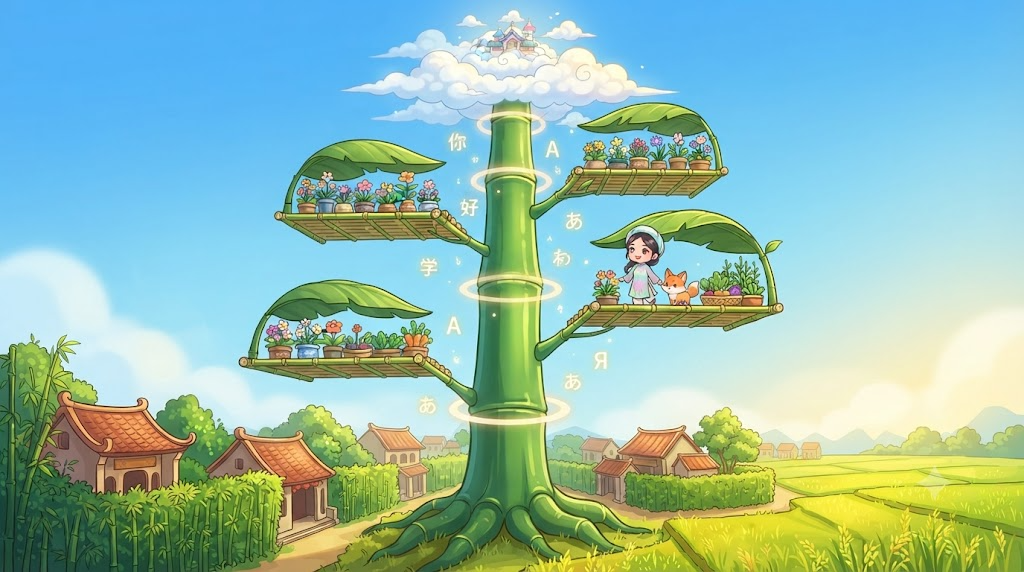
#> input picture assets/cay-tre/raw/tre_A.png, 1024 x 572 px
$ python -i ve_asset.py   (imports and definitions only)
#> lines starting #> are read from the running program, lines starting #| are printed output that depends on the picture; after the words box and inside, x2 and y2 are one past the last pixel; in counts of white or black regions, pixels touching at a corner belong together
#> further down, picture is the input picture: PIL image 1024x572 RGBA; mean R, G, B, A 146.2, 189.5, 176.2, 255
"""Công cụ tạo bộ asset Đảo Nhỏ bằng AI (Gemini web qua Playwright)
Dùng cho web học ngoại ngữ Polylingo (hoc-tieng-trung).

Sử dụng:
  python tools/ve_asset.py [danh-sach.json] [--chi <id>] [--profile <path>] [--port <port>] [--dung-sai <int>]
"""
import argparse
import base64
import io
import json
import os
import re
import subprocess
import sys
import time
import urllib.request
from pathlib import Path
from PIL import Image, ImageDraw, ImageFilter
from playwright.sync_api import sync_playwright

# [5 lines not run here, left out]

# Thư mục gốc dự án hoc-tieng-trung
GOC_DU_AN = Path(__file__).resolve().parent.parent
ASSETS_DIR = GOC_DU_AN / "assets" / "island"
RAW_DIR = ASSETS_DIR / "raw"

# Phong cách chung
PHONG_CACH_CHUNG = (
    "cozy hand-painted storybook game art, soft pastel palette, gentle warm lighting, "
    "clean soft outlines, subtle texture, cute rounded chibi proportions, "
    "3/4 top-down isometric-like view, high detail but uncluttered, original design"
)

# Selector & JS helper
JS_LON = "() => [...document.images].filter(i=>i.complete&&i.naturalWidth*i.naturalHeight>=40000).map(i=>i.currentSrc||i.src)"
O_NHAP = 'rich-textarea div[contenteditable="true"], div.ql-editor[contenteditable="true"]'
JS_CANVAS = """(src) => {
  const i = [...document.images].find(x => (x.currentSrc || x.src) === src);
  if (!i) return '';
  const c = document.createElement('canvas');
  c.width = i.naturalWidth;
  c.height = i.naturalHeight;
  const ctx = c.getContext('2d');
  ctx.drawImage(i, 0, 0);
  return c.toDataURL('image/png');
}"""

CHROME_PATHS = (
    Path("C:/Program Files/Google/Chrome/Application/chrome.exe"),
    Path("C:/Program Files (x86)/Google/Chrome/Application/chrome.exe"),
    Path.home() / "AppData/Local/Google/Chrome/Application/chrome.exe",
)


# [42 lines left out: functions tim_chrome_exe, cong_dang_dung, tim_profile_mac_dinh, lay_anh, not called in this run]


def tach_nen_vat(im_rgb, dung_sai=30):
    """
    Tách nền bằng loang màu (flood fill) từ 4 cạnh với ngưỡng dung sai,
    làm mềm viền 1px, cắt sát (trim) + chừa 8px, lưu PNG trong suốt.
    """
#> called with dung_sai = 30
    w, h = im_rgb.size
#> w = 1024; h = 572
    im_rgba = im_rgb.convert("RGBA")
    working = im_rgba.copy()

    # Loang màu từ 4 cạnh
    edge_points = []
    for x in range(0, w, 2):
        edge_points.append((x, 0))
        edge_points.append((x, h - 1))
    for y in range(0, h, 2):
        edge_points.append((0, y))
        edge_points.append((w - 1, y))

    for pt in edge_points:
        _, _, _, a = working.getpixel(pt)
        if a != 0:
            ImageDraw.floodfill(working, pt, (0, 0, 0, 0), thresh=dung_sai)
#> this loop made 1596 passes
#> a on passes 1 to 3: 255, 255, 0
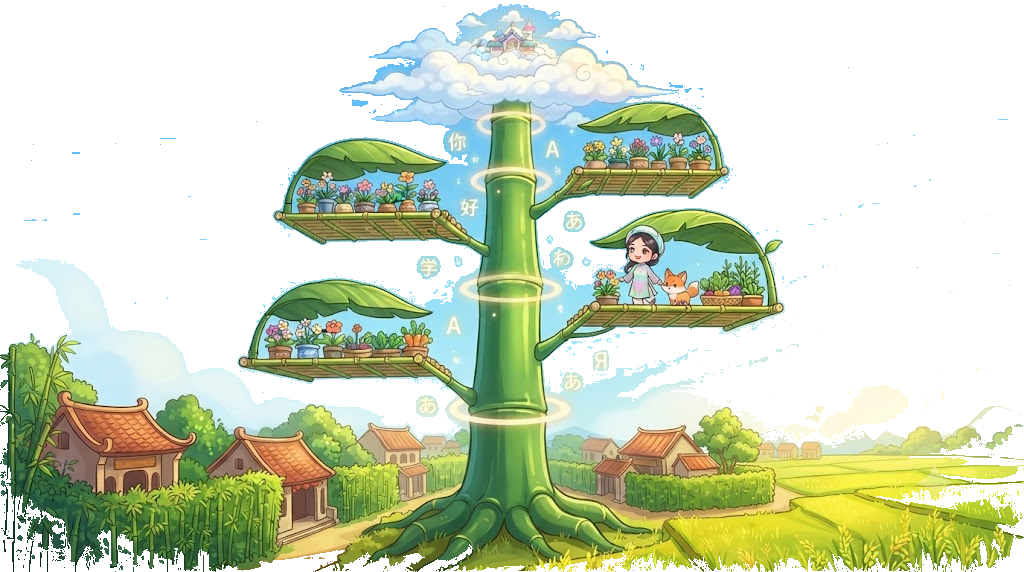
#> working: PIL image 1024x572 RGBA; mean R, G, B, A 76.9, 86.7, 60.6, 126.4; transparent parts drawn white

    alpha = working.split()[3]
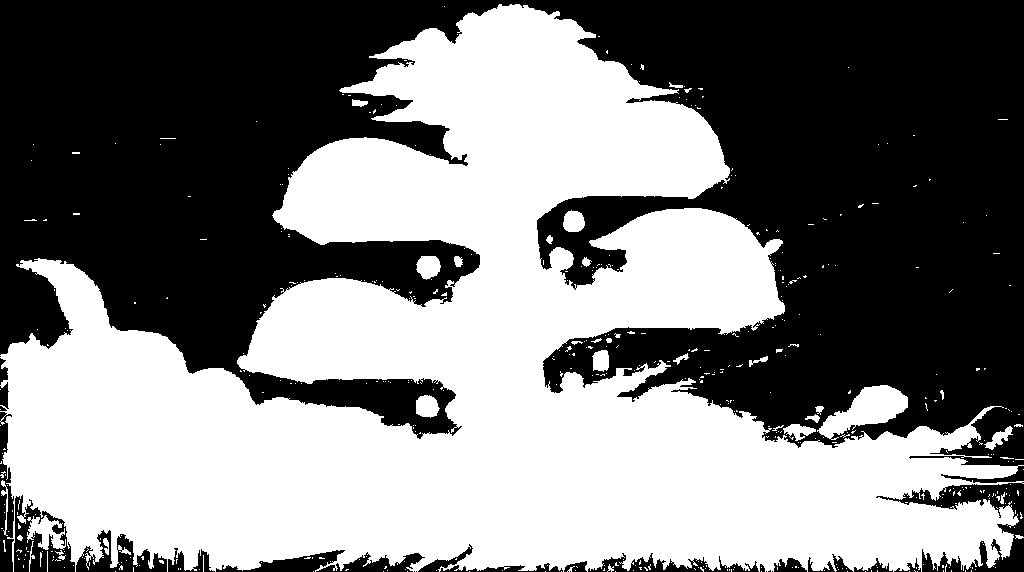
#> alpha: PIL image 1024x572 L; 49.6% white; 465 white regions (428 under 20 px), largest, box (x1, y1, x2, y2) and area: (0, 4, 1024, 572) 282638, (817, 385, 908, 440) 2370, (27, 515, 66, 550) 735

    # Làm mềm viền 1px
    alpha_soft = alpha.filter(ImageFilter.GaussianBlur(radius=0.8))

    r, g, b, _ = im_rgba.split()
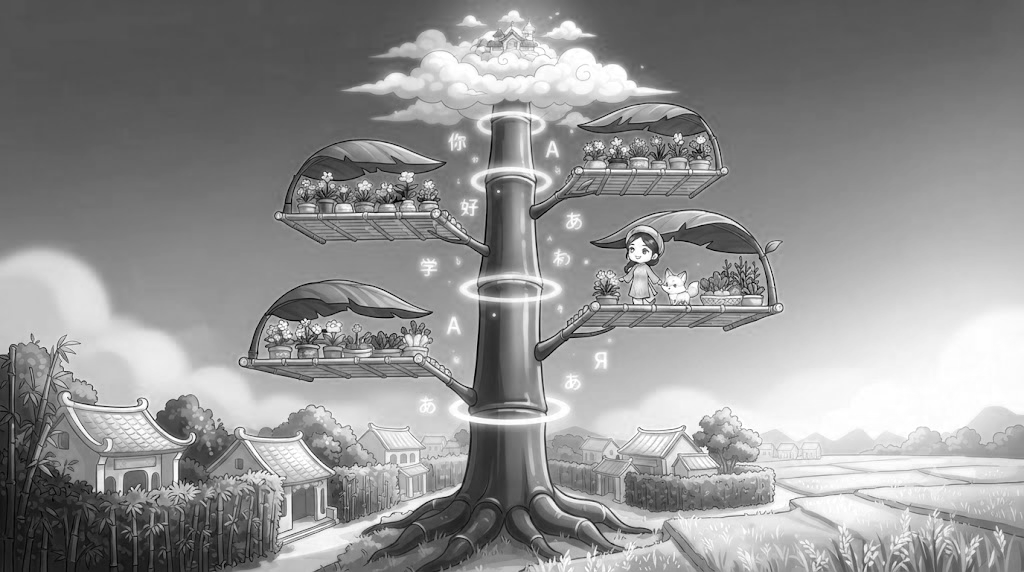
#> r: PIL image 1024x572 L; min 0, max 255, mean 146.2
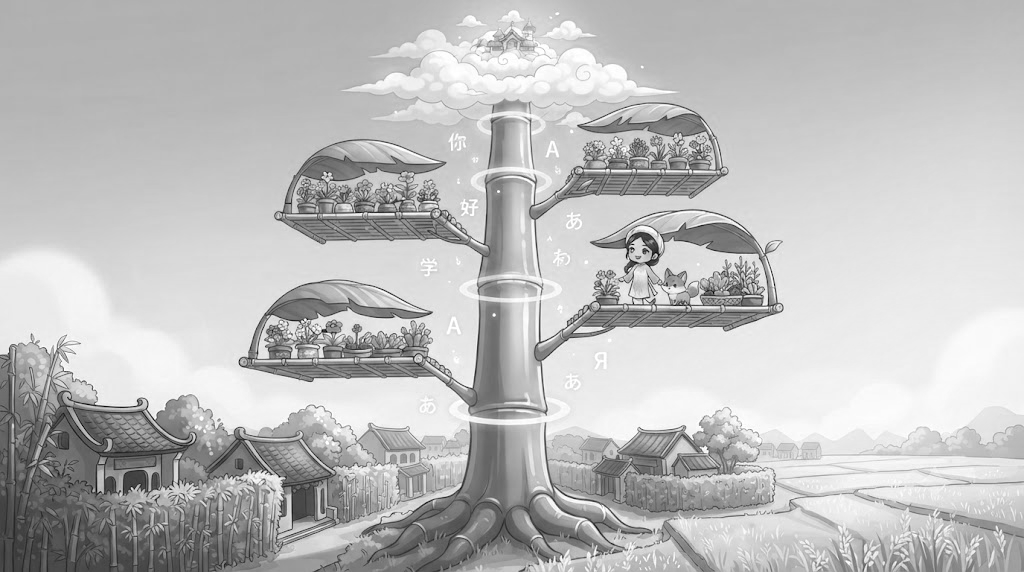
#> g: PIL image 1024x572 L; min 0, max 255, mean 189.5
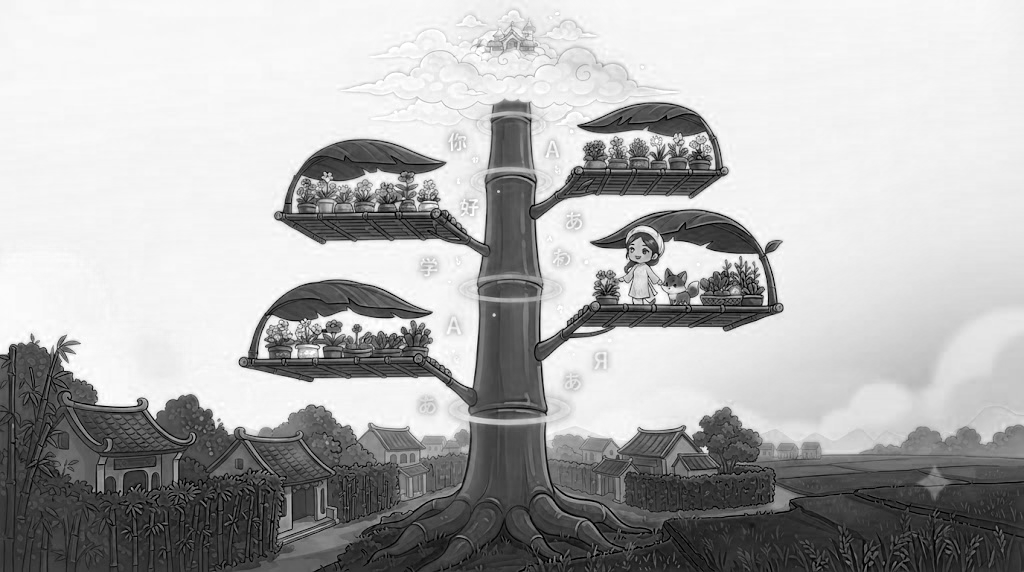
#> b: PIL image 1024x572 L; min 0, max 255, mean 176.2
    result = Image.merge("RGBA", (r, g, b, alpha_soft))

    # Cắt sát (trim) + chừa 8px
    alpha_bin = alpha_soft.point(lambda p: 255 if p > 20 else 0)
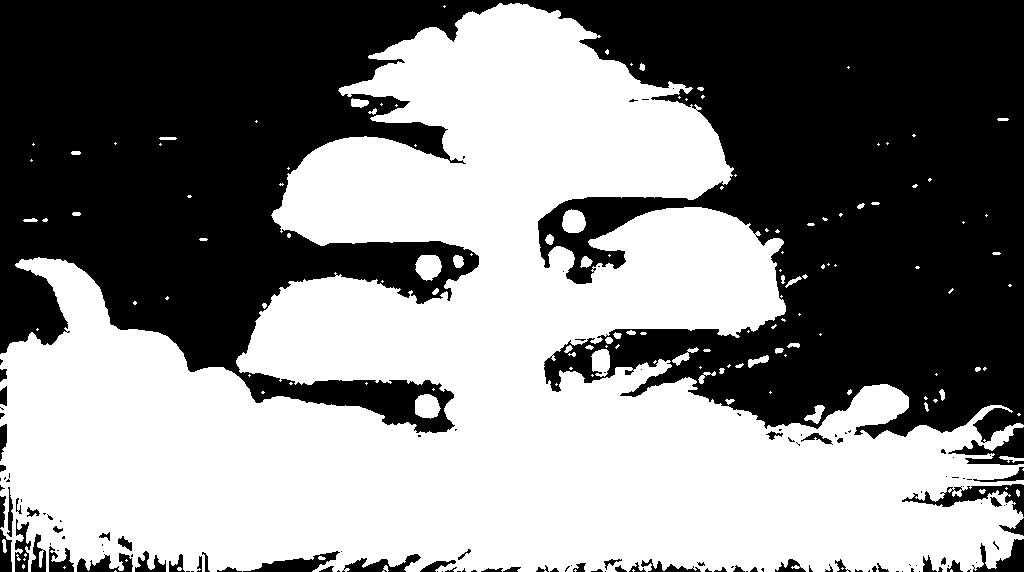
#> alpha_bin: PIL image 1024x572 L; 52.2% white; 138 black regions (79 under 20 px), largest, box (x1, y1, x2, y2) and area: (0, 0, 1024, 443) 268841, (902, 484, 1024, 517) 1272, (948, 427, 1024, 465) 1162
    bbox = alpha_bin.getbbox()
#> bbox = (0, 3, 1024, 572)
    if not bbox:
        bbox = (0, 0, w, h)

    left, top, right, bottom = bbox
#> left = 0; top = 3; right = 1024; bottom = 572
    crop_w = (right - left) + 16
#> crop_w = 1040
    crop_h = (bottom - top) + 16
#> crop_h = 585

    final_img = Image.new("RGBA", (crop_w, crop_h), (0, 0, 0, 0))
#> final_img: PIL image 1040x585 RGBA; every value is 0
    final_img.paste(result.crop(bbox), (8, 8))
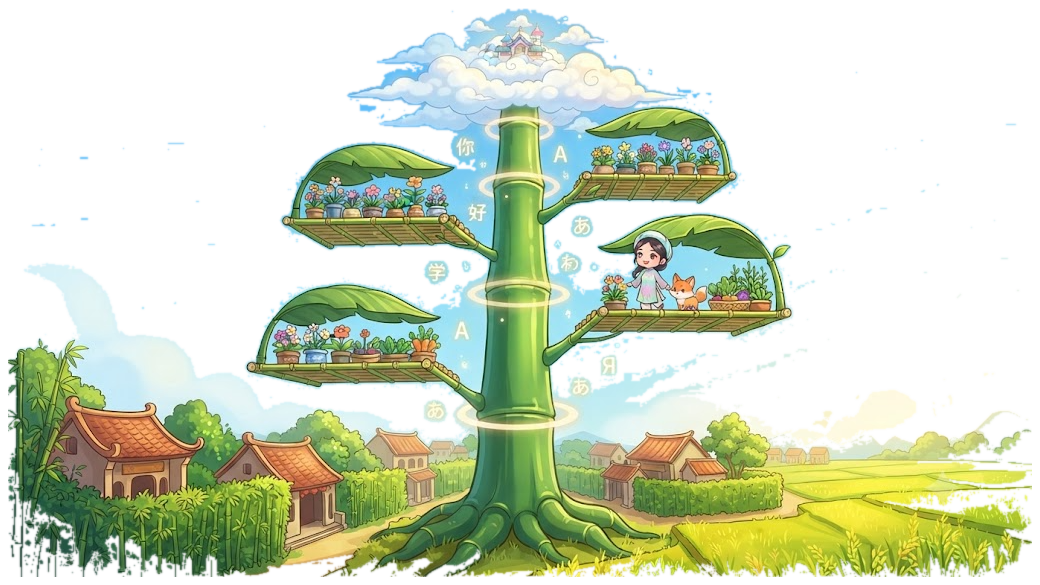
#> final_img: PIL image 1040x585 RGBA; mean R, G, B, A 140.3, 181.5, 168.4, 121.7; transparent parts drawn white
    return final_img


# [260 lines left out: functions xu_ly_nen, kiem_tra_dang_nhap, kiem_tra_loi_gemini, gui_va_cho, tao_prompt_hoan_chinh, main, not called in this run]


# [2 lines not run here, left out]

>>> from PIL import Image
>>> picture = Image.open('../assets/cay-tre/raw/tre_A.png')
>>> result = tach_nen_vat(picture)
